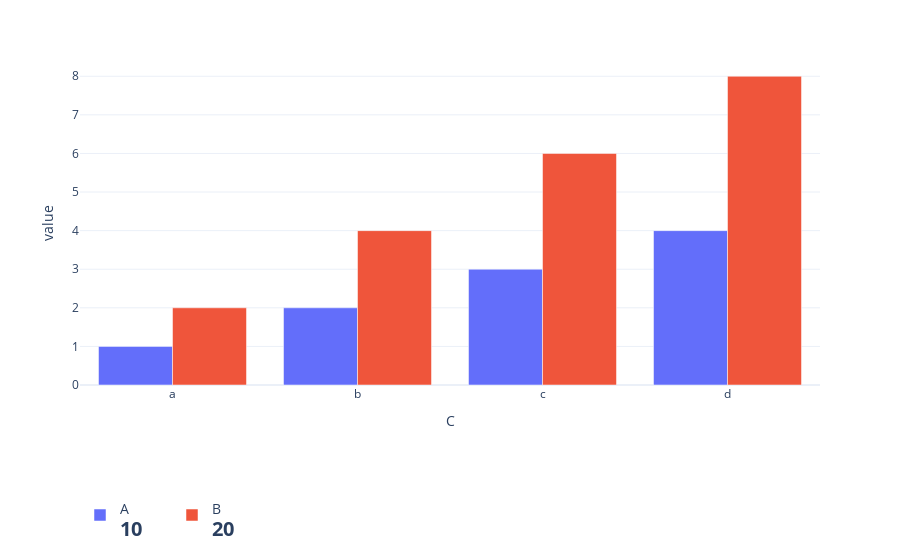
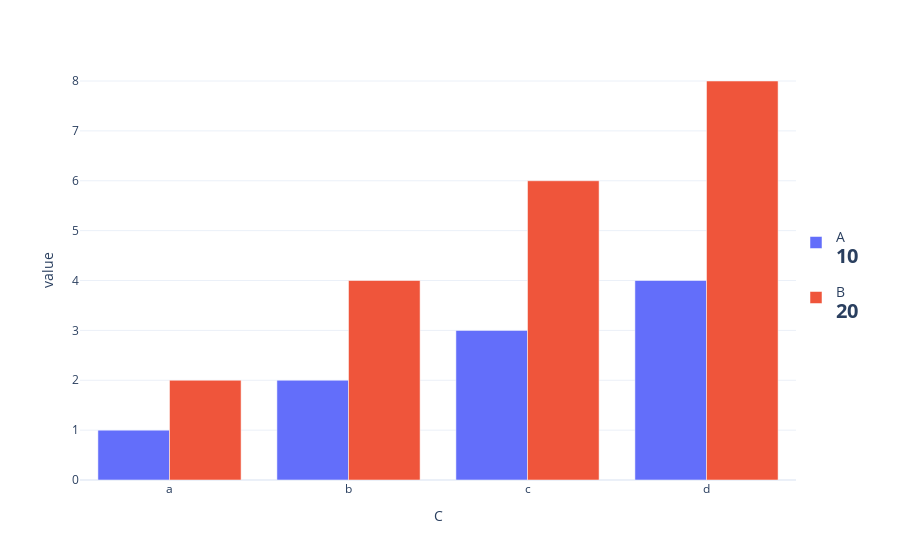

The notebook cell these images were saved under, in order:
### Code cell
import pandas as pd
import plotly.express as px

# sample data
df = pd.DataFrame({'A': [1, 2, 3, 4], 'B': [2, 4, 6, 8], 'C': ['a', 'b', 'c', 'd']})

# calculate the sum of each column
sum_col = df.sum()

# create a dictionary to store the custom legend text
legend_text = {}
for col in df.columns:
    legend_text[col] = f"<sub>{col}</sub> <br><b>{sum_col[col]}     "

# plot the chart
fig = px.bar(df, x='C', y=['A', 'B'], barmode='group')


# update the legend text using a loop
for i, trace in enumerate(fig.data):
    fig.data[i].update(name=legend_text[trace.name])
   

fig.update_layout(legend=dict(title ='', font=dict(size=20), x=0, y=-0.3, orientation="h"))
fig.update_layout(template='plotly_white')

# show the chart
fig.show()

fig.update_layout(legend=dict(title ='', font=dict(size=20), x=1, y=0.5, orientation="v"))

fig.show()

### Figure 1 — Plotly figure (JSON) as saved in the notebook; plotly's stock layout.template omitted (floating-point values rounded to 4 significant figures)
{"data": [{"alignmentgroup": "True", "hovertemplate": "variable=A<br>C=%{x}<br>value=%{y}<extra></extra>", "legendgroup": "A", "marker": {"color": "#636efa", "pattern": {"shape": ""}}, "name": "<sub>A</sub> <br><b>10     ", "offsetgroup": "A", "orientation": "v", "showlegend": true, "textposition": "auto", "type": "bar", "x": ["a", "b", "c", "d"], "xaxis": "x", "y": [1, 2, 3, 4], "yaxis": "y"}, {"alignmentgroup": "True", "hovertemplate": "variable=B<br>C=%{x}<br>value=%{y}<extra></extra>", "legendgroup": "B", "marker": {"color": "#EF553B", "pattern": {"shape": ""}}, "name": "<sub>B</sub> <br><b>20     ", "offsetgroup": "B", "orientation": "v", "showlegend": true, "textposition": "auto", "type": "bar", "x": ["a", "b", "c", "d"], "xaxis": "x", "y": [2, 4, 6, 8], "yaxis": "y"}], "layout": {"barmode": "group", "legend": {"font": {"size": 20}, "orientation": "h", "title": {"text": ""}, "tracegroupgap": 0, "x": 0, "y": -0.3}, "margin": {"t": 60}, "xaxis": {"anchor": "y", "domain": [0, 1], "title": {"text": "C"}}, "yaxis": {"anchor": "x", "domain": [0, 1], "title": {"text": "value"}}}}

### Figure 2 — Plotly figure (JSON) as saved in the notebook; plotly's stock layout.template omitted (floating-point values rounded to 4 significant figures)
{"data": [{"alignmentgroup": "True", "hovertemplate": "variable=A<br>C=%{x}<br>value=%{y}<extra></extra>", "legendgroup": "A", "marker": {"color": "#636efa", "pattern": {"shape": ""}}, "name": "<sub>A</sub> <br><b>10     ", "offsetgroup": "A", "orientation": "v", "showlegend": true, "textposition": "auto", "type": "bar", "x": ["a", "b", "c", "d"], "xaxis": "x", "y": [1, 2, 3, 4], "yaxis": "y"}, {"alignmentgroup": "True", "hovertemplate": "variable=B<br>C=%{x}<br>value=%{y}<extra></extra>", "legendgroup": "B", "marker": {"color": "#EF553B", "pattern": {"shape": ""}}, "name": "<sub>B</sub> <br><b>20     ", "offsetgroup": "B", "orientation": "v", "showlegend": true, "textposition": "auto", "type": "bar", "x": ["a", "b", "c", "d"], "xaxis": "x", "y": [2, 4, 6, 8], "yaxis": "y"}], "layout": {"barmode": "group", "legend": {"font": {"size": 20}, "orientation": "v", "title": {"text": ""}, "tracegroupgap": 0, "x": 1, "y": 0.5}, "margin": {"t": 60}, "xaxis": {"anchor": "y", "domain": [0, 1], "title": {"text": "C"}}, "yaxis": {"anchor": "x", "domain": [0, 1], "title": {"text": "value"}}}}
